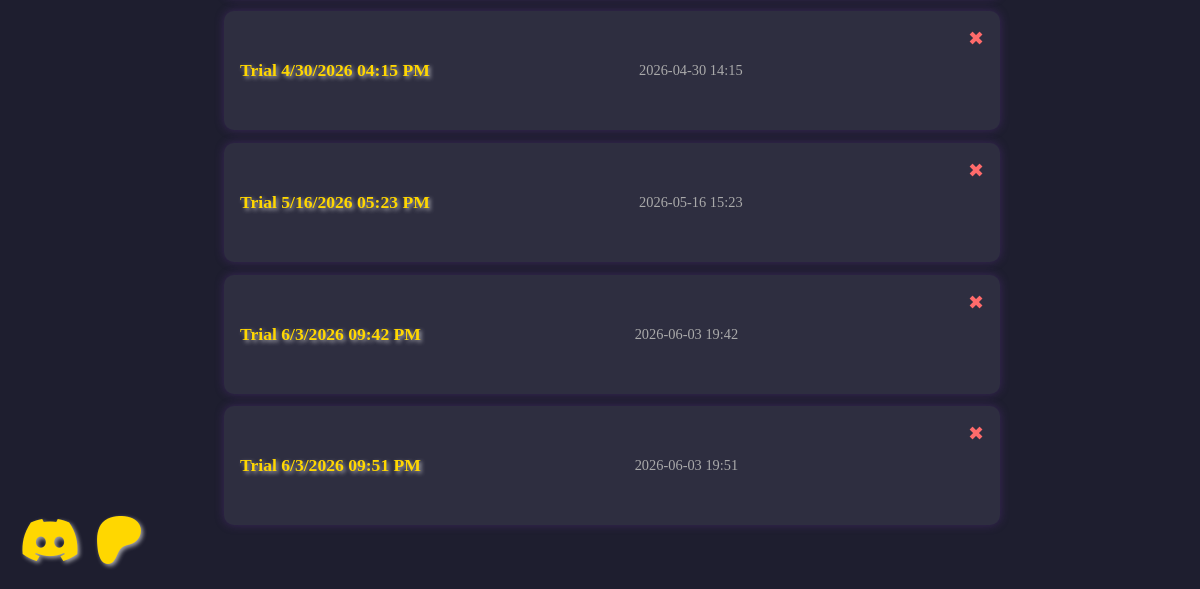
/runs (lower part), run on an earlier commit of the app's database.
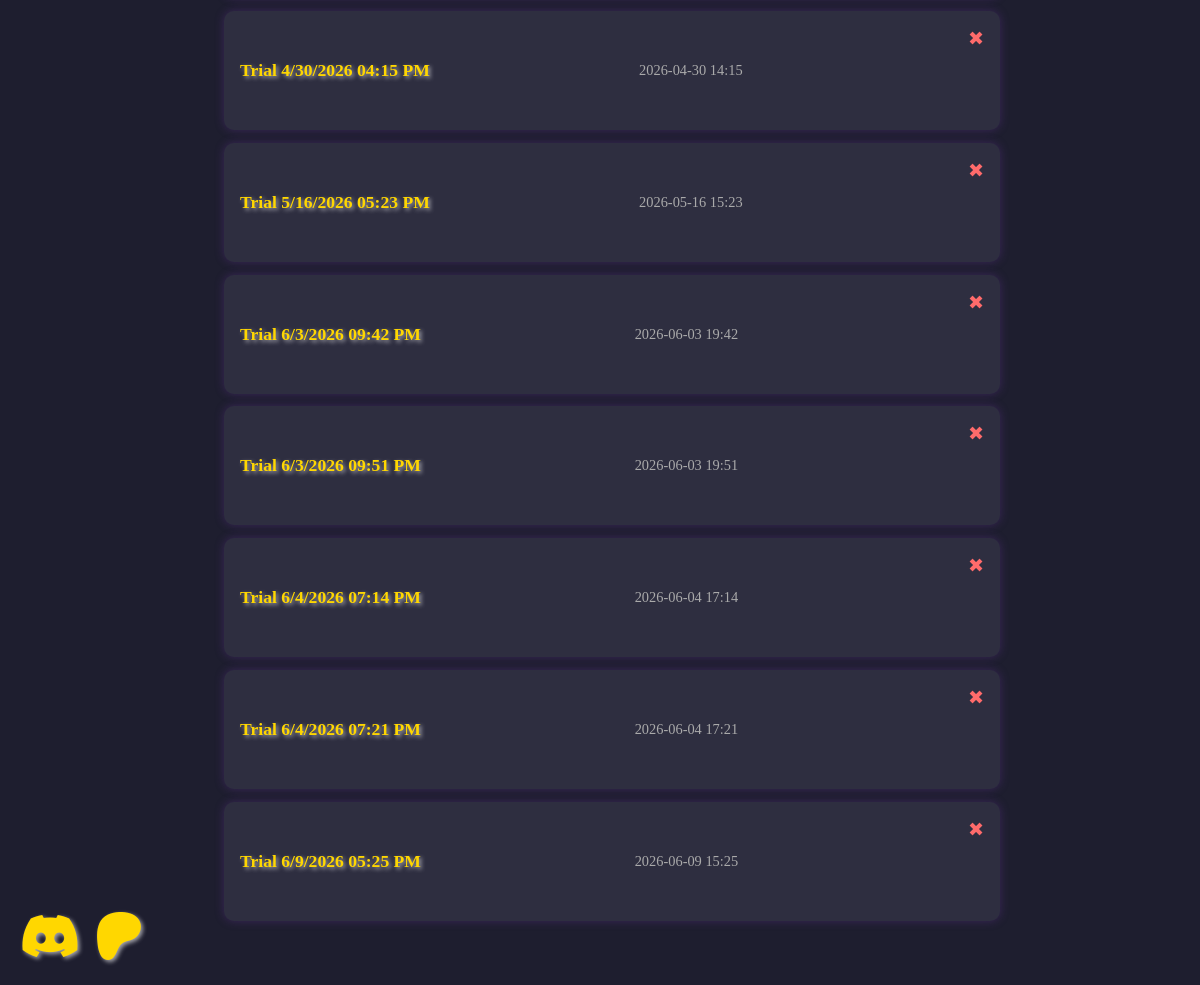
And on a later commit of the database.
### models.py (models this page shows, shortened)
class Run(db.Model):
    id = db.Column(db.Integer, primary_key=True)
    title_run = db.Column(db.String(100), nullable=False)
    created_at = db.Column(db.DateTime, default=func.now(), nullable=False)
    data = db.Column(db.Text, nullable=False)  # Stores the run as JSON
    user_id = db.Column(db.Integer, db.ForeignKey('user.id'), nullable=True)

### app.py (the view)
@app.route("/runs")
def list_runs():
    runs = Run.query.all()
    return render_template("runs.html", runs=runs)

### templates/runs.html (shortened to what this page needs)
<!DOCTYPE html>
<html lang="en">
<head>
    <link rel="stylesheet" href="{{ url_for('static', filename='style.css') }}">
    <link rel="stylesheet" href="https://cdnjs.cloudflare.com/ajax/libs/font-awesome/6.5.0/css/all.min.css">
</head>
<body>
    <ul class="run-list">
        {% for run in runs %}
        <li>
            <a href="{{ url_for('view_run', run_id=run.id) }}">{{ run.title_run }}</a>
            <span class="timestamp">{{ run.created_at.strftime('%Y-%m-%d %H:%M') }}</span>
            <form action="{{ url_for('delete_run', run_id=run.id) }}" method="POST" class="delete-form"
                onsubmit="return confirm('Are you sure you want to delete this Run?');">
                <button type="submit" class="delete-button" title="Delete Run">✖</button>
            </form>
        </li>
        {% else %}
        <li class="empty">No runs saved yet.</li>
        {% endfor %}
    </ul>
    <div class="social-icons">
        <a href="https://discord.gg/CmNqX7Mrtp" target="_blank" rel="noopener noreferrer">
            <i class="fa-brands fa-discord"></i>
        </a>
        <a href="https://www.patreon.com/c/TheMortalTrials" target="_blank" rel="noopener noreferrer">
            <i class="fa-brands fa-patreon"></i>
        </a>
    </div>
</body>
</html>

### static/style.css (style rules this page uses)
body { background: #1e1e2f; color: #f4f4f4; font-family: 'Georgia', serif; padding: 2rem; max-width: 800px; margin: auto; text-align: center; }
a { color: #ffd700; text-decoration: none; font-size: 2rem; text-shadow: 2px 2px 4px rgba(255, 255, 255, 0.6); transition: color 0.3s ease, text-shadow 0.3s ease; }
.social-icons { position: fixed; bottom: 20px; left: 20px; display: flex; gap: 15px; z-index: 1000; }
.social-icons a { font-size: 3rem; }
button { background: #643173; border: none; color: #fff; padding: 0.7rem 1.2rem; font-size: 1.1rem; border-radius: 8px; cursor: pointer; margin-bottom: 2rem; }
form { margin-bottom: 2rem; }
ul { list-style: square; margin-left: 1.5rem; }
.run-list { padding: 0; list-style: none; margin-bottom: 2rem; }
.run-list li { background: #2e2e40; margin: 0.8rem 0; padding: 1rem; border-radius: 10px; box-shadow: 0 0 10px rgba(100, 50, 150, 0.4); display: flex; justify-content: space-between; align-items: center; transition: transform 0.2s; }
.run-list a { color: #ffd700; text-decoration: none; font-weight: bold; font-size: 1.1rem; }
.run-list .timestamp { color: #aaa; font-size: 0.9rem; }
.delete-form { display: inline; margin-left: 1rem; }
.delete-button { background: transparent; border: none; color: #ff6b6b; font-size: 1.2rem; cursor: pointer; padding: 0; transition: color 0.2s ease; }

What changed in the data, as far as the page shows it:
added Run: title_run "Trial 6/4/2026 07:14 PM", created_at "2026-06-04 17:14"
added Run: title_run "Trial 6/4/2026 07:21 PM", created_at "2026-06-04 17:21"
added Run: title_run "Trial 6/9/2026 05:25 PM", created_at "2026-06-09 15:25"
